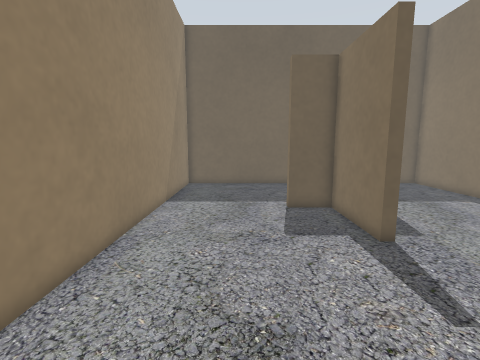
[1] (above)

14 first-person views from a walk through a world built for the Gazebo simulator. The camera is 0.66 m above the floor, tilts 8° down and sees 85° across. The floor is counted in squares, 0.2 m on a side. Each view is taken from the middle of a square. On the plan, view 1 faces up. The plan holds only what a view shows up to about 20 squares ahead; the rest is blank. The place goes on beyond the plan.

[2]
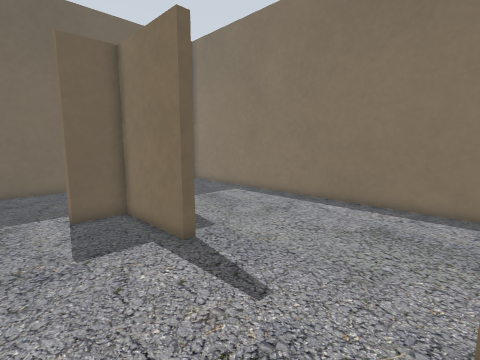

[3]
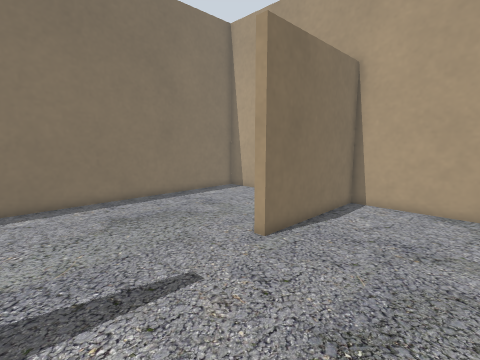

[4]
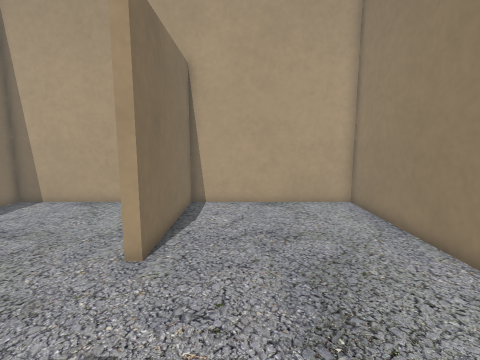

[5]
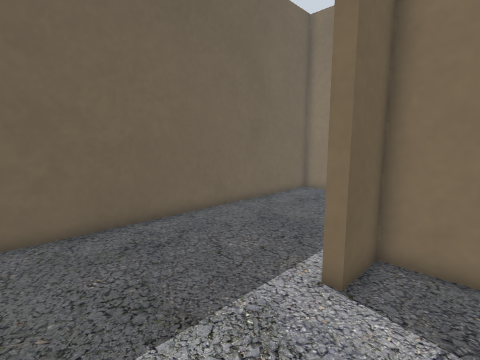

[6]
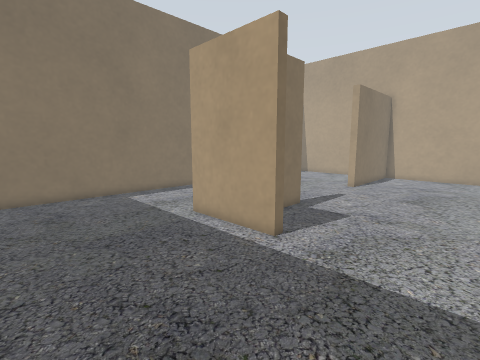

[7]
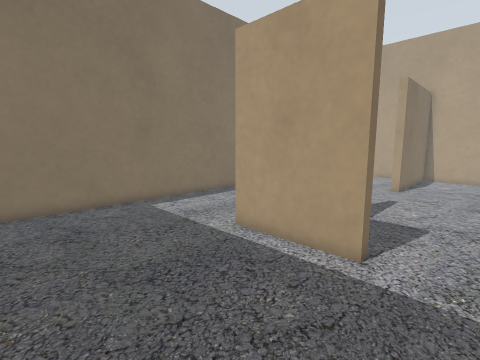

[8]
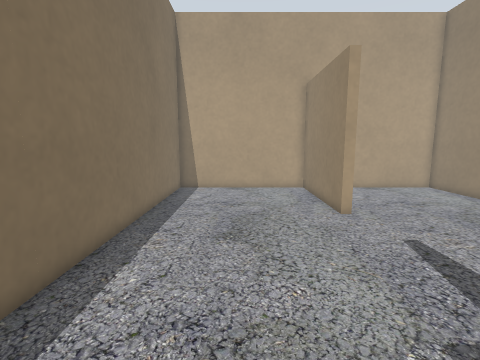

[9]
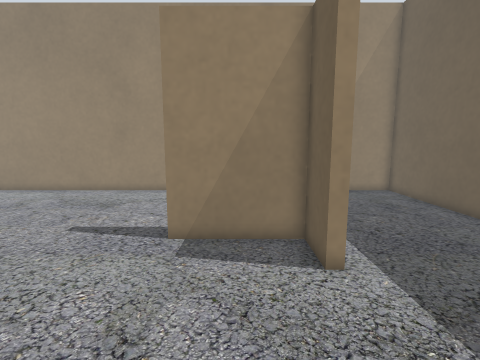

[10]
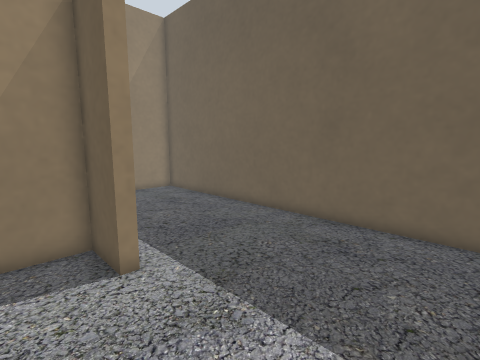

[11]
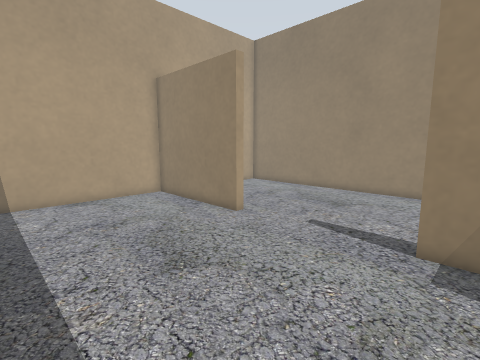

[12]
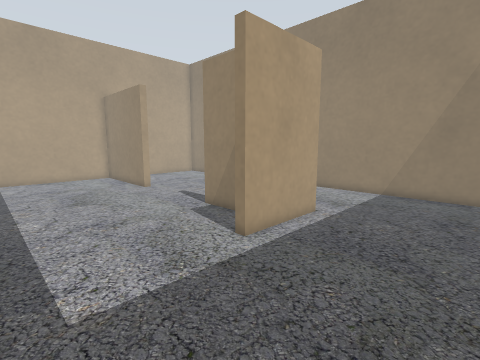

[13]
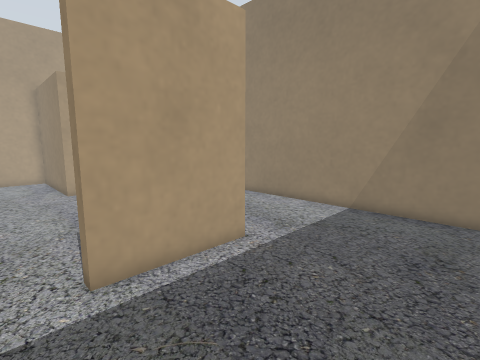

[14]
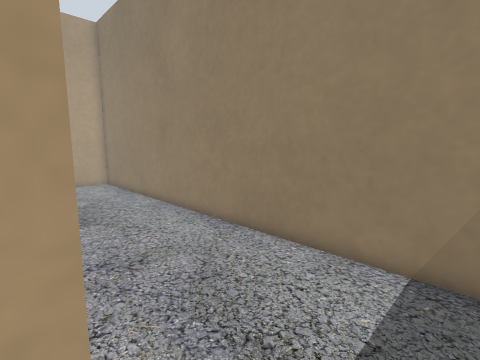

### Floor plan
Points are (right, up) in squares from view 1. A wall is a line through its corners. A room is listed if a view was taken in it or the views show most of it. See-through windows are left out.
Room 1 (views 1, 2, 3, 4, 5, 6, 7, 8, 9, 10, 11, 12, 13, 14)
walls: (5.2, 8.5) (4.8, 8.5) (4.8, 13.2) (2.5, 13.2) (2.5, 13.8) (7.5, 13.8) (7.5, 13.2) (5.2, 13.2) (5.2, 8.5); (5.2, 1) (5.2, -6.5) (14.5, -6.5) (14.5, 21.5) (-4.3, 21.5) (-4.3, -6.5) (4.8, -6.5) (4.8, 1) (5.2, 1)

Positions as (right, up) in squares from view 1, and headings:
1: (0, 0), facing up
2: (0, 1), facing up-right
3: (-1, 8), facing down-right
4: (2, 8), facing down
5: (-3, 11), facing up-right
6: (-3, 21), facing down-right
7: (0, 21), facing down-right
8: (10, 13), facing down
9: (14, 11), facing left
10: (14, 11), facing up-left
11: (14, 10), facing down-left
12: (14, 20), facing down-left
13: (9, 20), facing down-left
14: (3, 16), facing down-left
